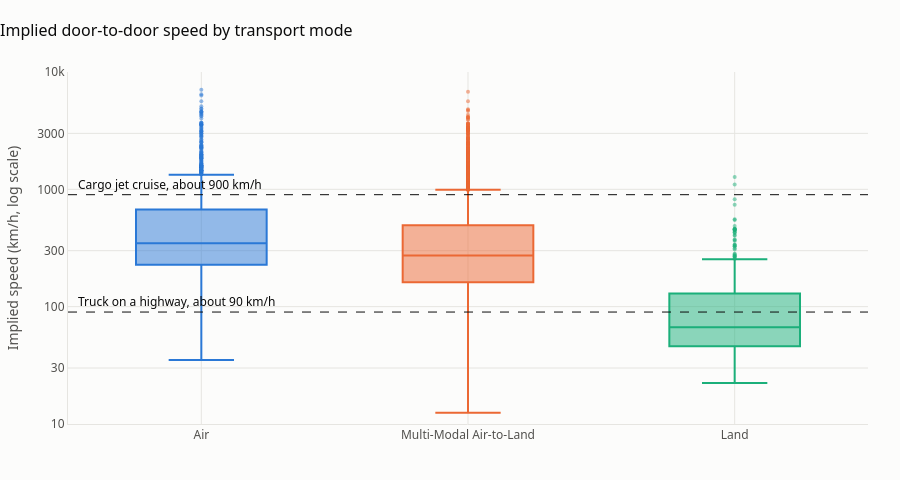

The notebook cell this image was saved under:
### Markdown cell above
**Result: fail.** The same pair of cities shows up with distances from a few hundred km to over 14,000 km. `Distance_km` was drawn at random and is not tied to the route.

### Check B: are the travel speeds possible?

Speed is distance divided by travel time. A cargo jet cruises at about 900 km/h. A truck averages about 90 km/h at best.

### Code cell
checks["speed_kmh"] = checks["Distance_km"] / checks["Transit_Duration_Hours"]
JET_KMH, TRUCK_KMH = 900, 90

mode_colors = {"Air": BLUE, "Multi-Modal Air-to-Land": ORANGE, "Land": AQUA}
fig = go.Figure()
for mode, color in mode_colors.items():
    fig.add_trace(go.Box(
        y=checks.loc[checks["Transport_Mode"] == mode, "speed_kmh"],
        name=mode, marker_color=color, line_width=2, boxpoints="outliers",
        marker=dict(size=4, opacity=0.5),
    ))
for limit, label in [(JET_KMH, "Cargo jet cruise, about 900 km/h"),
                     (TRUCK_KMH, "Truck on a highway, about 90 km/h")]:
    fig.add_hline(y=limit, line=dict(color=INK, width=1, dash="dash"))
    # on a log axis, label positions are given as log10 of the value
    fig.add_annotation(xref="paper", x=0.01, y=np.log10(limit), text=label, showarrow=False,
                       xanchor="left", yanchor="bottom", font=dict(color=INK))
fig.update_yaxes(type="log", range=[1, 4], tickvals=[10, 30, 100, 300, 1000, 3000, 10000], title_text="Implied speed (km/h, log scale)")
style(fig, "Implied door-to-door speed by transport mode", height=480)
fig.update_layout(showlegend=False)
fig.show()

too_fast_air = (checks["Transport_Mode"] != "Land") & (checks["speed_kmh"] > JET_KMH)
too_fast_land = (checks["Transport_Mode"] == "Land") & (checks["speed_kmh"] > TRUCK_KMH)
print(f"Air or multi-modal shipments faster than a jet : {too_fast_air.sum():,}")
print(f"Land shipments faster than a truck             : {too_fast_land.sum():,}")
print(f"Fastest shipment in the file                   : {checks['speed_kmh'].max():,.0f} km/h")

### Figure 1 — Plotly figure (JSON) as saved in the notebook; plotly's stock layout.template omitted (floating-point values rounded to 4 significant figures; data arrays with more than 128 entries replaced by an {"elided": "..."} marker saying what was removed)
{"data": [{"boxpoints": "outliers", "line": {"width": 2}, "marker": {"color": "#2a78d6", "opacity": 0.5, "size": 4}, "name": "Air", "type": "box", "y": {"elided": "1320 float values"}}, {"boxpoints": "outliers", "line": {"width": 2}, "marker": {"color": "#eb6834", "opacity": 0.5, "size": 4}, "name": "Multi-Modal Air-to-Land", "type": "box", "y": {"elided": "3347 float values"}}, {"boxpoints": "outliers", "line": {"width": 2}, "marker": {"color": "#1baf7a", "opacity": 0.5, "size": 4}, "name": "Land", "type": "box", "y": {"elided": "333 float values"}}], "layout": {"annotations": [{"font": {"color": "#0b0b0b"}, "showarrow": false, "text": "Cargo jet cruise, about 900 km/h", "x": 0.01, "xanchor": "left", "xref": "paper", "y": 2.954, "yanchor": "bottom"}, {"font": {"color": "#0b0b0b"}, "showarrow": false, "text": "Truck on a highway, about 90 km/h", "x": 0.01, "xanchor": "left", "xref": "paper", "y": 1.954, "yanchor": "bottom"}], "font": {"color": "#52514e", "family": "Segoe UI, Arial, sans-serif", "size": 12}, "height": 480, "hoverlabel": {"bgcolor": "white", "font": {"color": "#0b0b0b"}}, "margin": {"b": 56, "l": 64, "r": 32, "t": 72}, "paper_bgcolor": "#fcfcfb", "plot_bgcolor": "#fcfcfb", "shapes": [{"line": {"color": "#0b0b0b", "dash": "dash", "width": 1}, "type": "line", "x0": 0, "x1": 1, "xref": "x domain", "y0": 900, "y1": 900, "yref": "y"}, {"line": {"color": "#0b0b0b", "dash": "dash", "width": 1}, "type": "line", "x0": 0, "x1": 1, "xref": "x domain", "y0": 90, "y1": 90, "yref": "y"}], "showlegend": false, "title": {"font": {"color": "#0b0b0b", "size": 16}, "text": "Implied door-to-door speed by transport mode", "x": 0, "xanchor": "left"}, "xaxis": {"gridcolor": "#e6e5e1", "linecolor": "#e6e5e1", "zeroline": false}, "yaxis": {"gridcolor": "#e6e5e1", "linecolor": "#e6e5e1", "range": [1, 4], "tickvals": [10, 30, 100, 300, 1000, 3000, 10000], "title": {"text": "Implied speed (km/h, log scale)"}, "type": "log", "zeroline": false}}}
